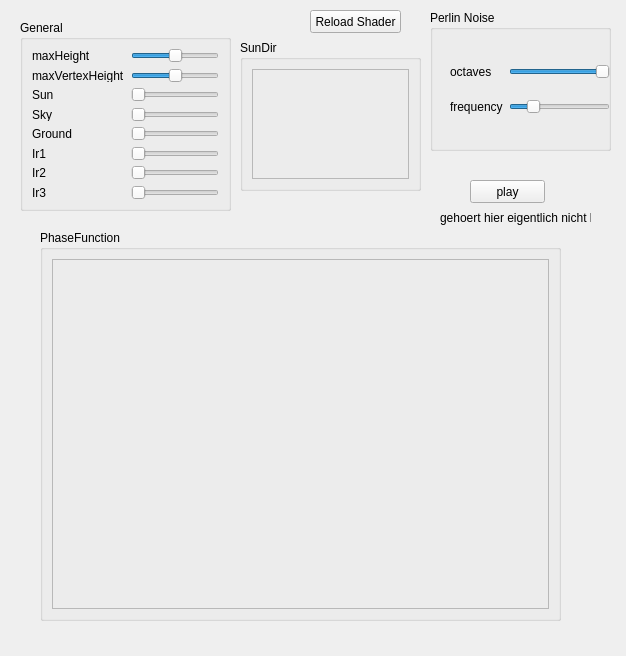
<?xml version="1.0" encoding="UTF-8"?>
<ui version="4.0">
 <class>Form</class>
 <widget class="QWidget" name="Form">
  <property name="geometry">
   <rect>
    <x>0</x>
    <y>0</y>
    <width>626</width>
    <height>656</height>
   </rect>
  </property>
  <property name="windowTitle">
   <string>Form</string>
  </property>
  <widget class="QGroupBox" name="groupBox">
   <property name="geometry">
    <rect>
     <x>20</x>
     <y>20</y>
     <width>211</width>
     <height>191</height>
    </rect>
   </property>
   <property name="title">
    <string>General</string>
   </property>
   <layout class="QVBoxLayout" name="verticalLayout">
    <item>
     <layout class="QGridLayout" name="gridLayout">
      <item row="2" column="0">
       <widget class="QLabel" name="label">
        <property name="text">
         <string>Sun</string>
        </property>
       </widget>
      </item>
      <item row="2" column="1">
       <widget class="QSlider" name="sunSlider">
        <property name="orientation">
         <enum>Qt::Horizontal</enum>
        </property>
       </widget>
      </item>
      <item row="3" column="0">
       <widget class="QLabel" name="label_2">
        <property name="text">
         <string>Sky</string>
        </property>
       </widget>
      </item>
      <item row="3" column="1">
       <widget class="QSlider" name="skySlider">
        <property name="orientation">
         <enum>Qt::Horizontal</enum>
        </property>
       </widget>
      </item>
      <item row="4" column="0">
       <widget class="QLabel" name="label_3">
        <property name="text">
         <string>Ground</string>
        </property>
       </widget>
      </item>
      <item row="4" column="1">
       <widget class="QSlider" name="groundSlider">
        <property name="orientation">
         <enum>Qt::Horizontal</enum>
        </property>
       </widget>
      </item>
      <item row="5" column="0">
       <widget class="QLabel" name="label_4">
        <property name="text">
         <string>Ir1</string>
        </property>
       </widget>
      </item>
      <item row="5" column="1">
       <widget class="QSlider" name="Ir1Slider">
        <property name="orientation">
         <enum>Qt::Horizontal</enum>
        </property>
       </widget>
      </item>
      <item row="6" column="0">
       <widget class="QLabel" name="label_5">
        <property name="text">
         <string>Ir2</string>
        </property>
       </widget>
      </item>
      <item row="6" column="1">
       <widget class="QSlider" name="Ir2Slider">
        <property name="orientation">
         <enum>Qt::Horizontal</enum>
        </property>
       </widget>
      </item>
      <item row="7" column="0">
       <widget class="QLabel" name="label_6">
        <property name="text">
         <string>Ir3</string>
        </property>
       </widget>
      </item>
      <item row="7" column="1">
       <widget class="QSlider" name="Ir3Slider">
        <property name="orientation">
         <enum>Qt::Horizontal</enum>
        </property>
       </widget>
      </item>
      <item row="0" column="0">
       <widget class="QLabel" name="label_9">
        <property name="text">
         <string>maxHeight</string>
        </property>
       </widget>
      </item>
      <item row="0" column="1">
       <widget class="QSlider" name="maxHeightSlider">
        <property name="value">
         <number>50</number>
        </property>
        <property name="orientation">
         <enum>Qt::Horizontal</enum>
        </property>
       </widget>
      </item>
      <item row="1" column="0">
       <widget class="QLabel" name="label_10">
        <property name="text">
         <string>maxVertexHeight</string>
        </property>
       </widget>
      </item>
      <item row="1" column="1">
       <widget class="QSlider" name="maxVertexHeightSlider">
        <property name="value">
         <number>50</number>
        </property>
        <property name="orientation">
         <enum>Qt::Horizontal</enum>
        </property>
       </widget>
      </item>
     </layout>
    </item>
   </layout>
  </widget>
  <widget class="QGroupBox" name="phaseFunctionGroup">
   <property name="geometry">
    <rect>
     <x>40</x>
     <y>230</y>
     <width>521</width>
     <height>391</height>
    </rect>
   </property>
   <property name="title">
    <string>PhaseFunction</string>
   </property>
   <layout class="QVBoxLayout" name="verticalLayout_2">
    <item>
     <widget class="QFrame" name="phaseFunctionFrame">
      <property name="frameShape">
       <enum>QFrame::StyledPanel</enum>
      </property>
      <property name="frameShadow">
       <enum>QFrame::Raised</enum>
      </property>
     </widget>
    </item>
   </layout>
  </widget>
  <widget class="QGroupBox" name="sunDirGroup">
   <property name="geometry">
    <rect>
     <x>240</x>
     <y>40</y>
     <width>181</width>
     <height>151</height>
    </rect>
   </property>
   <property name="title">
    <string>SunDir</string>
   </property>
   <layout class="QVBoxLayout" name="verticalLayout_3">
    <item>
     <widget class="QFrame" name="sunDirFrame">
      <property name="frameShape">
       <enum>QFrame::StyledPanel</enum>
      </property>
      <property name="frameShadow">
       <enum>QFrame::Raised</enum>
      </property>
     </widget>
    </item>
   </layout>
  </widget>
  <widget class="QPushButton" name="reloadShaderButton">
   <property name="geometry">
    <rect>
     <x>310</x>
     <y>10</y>
     <width>91</width>
     <height>23</height>
    </rect>
   </property>
   <property name="text">
    <string>Reload Shader</string>
   </property>
  </widget>
  <widget class="QGroupBox" name="groupBox_2">
   <property name="geometry">
    <rect>
     <x>430</x>
     <y>10</y>
     <width>181</width>
     <height>141</height>
    </rect>
   </property>
   <property name="title">
    <string>Perlin Noise</string>
   </property>
   <widget class="QWidget" name="gridLayoutWidget">
    <property name="geometry">
     <rect>
      <x>20</x>
      <y>40</y>
      <width>160</width>
      <height>80</height>
     </rect>
    </property>
    <layout class="QGridLayout" name="gridLayout_2">
     <item row="1" column="0">
      <widget class="QLabel" name="label_7">
       <property name="text">
        <string>octaves</string>
       </property>
      </widget>
     </item>
     <item row="1" column="1">
      <widget class="QSlider" name="octavesSlider">
       <property name="minimum">
        <number>1</number>
       </property>
       <property name="maximum">
        <number>8</number>
       </property>
       <property name="value">
        <number>8</number>
       </property>
       <property name="orientation">
        <enum>Qt::Horizontal</enum>
       </property>
      </widget>
     </item>
     <item row="2" column="0">
      <widget class="QLabel" name="label_8">
       <property name="text">
        <string>frequency</string>
       </property>
      </widget>
     </item>
     <item row="2" column="1">
      <widget class="QSlider" name="frequencySlider">
       <property name="value">
        <number>20</number>
       </property>
       <property name="orientation">
        <enum>Qt::Horizontal</enum>
       </property>
      </widget>
     </item>
    </layout>
   </widget>
  </widget>
  <widget class="QPushButton" name="playButton">
   <property name="geometry">
    <rect>
     <x>470</x>
     <y>180</y>
     <width>75</width>
     <height>23</height>
    </rect>
   </property>
   <property name="text">
    <string>play</string>
   </property>
   <property name="checkable">
    <bool>true</bool>
   </property>
   <property name="flat">
    <bool>false</bool>
   </property>
  </widget>
  <widget class="QLabel" name="label_11">
   <property name="geometry">
    <rect>
     <x>440</x>
     <y>210</y>
     <width>151</width>
     <height>16</height>
    </rect>
   </property>
   <property name="text">
    <string>gehoert hier eigentlich nicht hin</string>
   </property>
  </widget>
 </widget>
 <resources/>
 <connections/>
</ui>
